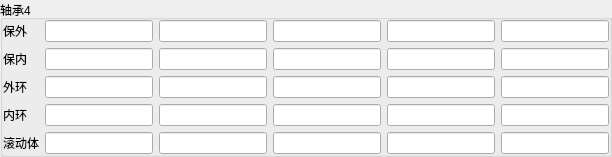
    <widget class="QGroupBox" name="group_bearing4">
     <property name="font">
      <font>
       <weight>50</weight>
       <bold>false</bold>
      </font>
     </property>
     <property name="toolTipDuration">
      <number>-1</number>
     </property>
     <property name="title">
      <string>轴承4</string>
     </property>
     <property name="flat">
      <bool>false</bool>
     </property>
     <layout class="QGridLayout" name="gridLayout_3">
      <property name="leftMargin">
       <number>0</number>
      </property>
      <property name="topMargin">
       <number>0</number>
      </property>
      <property name="rightMargin">
       <number>0</number>
      </property>
      <property name="bottomMargin">
       <number>0</number>
      </property>
      <item row="0" column="0">
       <widget class="QLabel" name="lab_baowai_4">
        <property name="sizePolicy">
         <sizepolicy hsizetype="Fixed" vsizetype="Fixed">
          <horstretch>0</horstretch>
          <verstretch>0</verstretch>
         </sizepolicy>
        </property>
        <property name="text">
         <string>保外</string>
        </property>
       </widget>
      </item>
      <item row="0" column="1">
       <widget class="QLineEdit" name="txt_baowai1jie_4">
        <property name="sizePolicy">
         <sizepolicy hsizetype="Preferred" vsizetype="Fixed">
          <horstretch>0</horstretch>
          <verstretch>0</verstretch>
         </sizepolicy>
        </property>
       </widget>
      </item>
      <item row="0" column="2">
       <widget class="QLineEdit" name="txt_baowai2jie_4">
        <property name="sizePolicy">
         <sizepolicy hsizetype="Preferred" vsizetype="Fixed">
          <horstretch>0</horstretch>
          <verstretch>0</verstretch>
         </sizepolicy>
        </property>
       </widget>
      </item>
      <item row="0" column="3">
       <widget class="QLineEdit" name="txt_baowai3jie_4">
        <property name="sizePolicy">
         <sizepolicy hsizetype="Preferred" vsizetype="Fixed">
          <horstretch>0</horstretch>
          <verstretch>0</verstretch>
         </sizepolicy>
        </property>
       </widget>
      </item>
      <item row="0" column="4">
       <widget class="QLineEdit" name="txt_baowai4jie_4">
        <property name="sizePolicy">
         <sizepolicy hsizetype="Preferred" vsizetype="Fixed">
          <horstretch>0</horstretch>
          <verstretch>0</verstretch>
         </sizepolicy>
        </property>
       </widget>
      </item>
      <item row="0" column="5">
       <widget class="QLineEdit" name="txt_baowai5jie_4">
        <property name="sizePolicy">
         <sizepolicy hsizetype="Preferred" vsizetype="Fixed">
          <horstretch>0</horstretch>
          <verstretch>0</verstretch>
         </sizepolicy>
        </property>
       </widget>
      </item>
      <item row="1" column="0">
       <widget class="QLabel" name="lab_baonei_4">
        <property name="sizePolicy">
         <sizepolicy hsizetype="Preferred" vsizetype="Fixed">
          <horstretch>0</horstretch>
          <verstretch>0</verstretch>
         </sizepolicy>
        </property>
        <property name="text">
         <string>保内</string>
        </property>
       </widget>
      </item>
      <item row="1" column="1">
       <widget class="QLineEdit" name="txt_baonei1jie_4">
        <property name="sizePolicy">
         <sizepolicy hsizetype="Preferred" vsizetype="Fixed">
          <horstretch>0</horstretch>
          <verstretch>0</verstretch>
         </sizepolicy>
        </property>
       </widget>
      </item>
      <item row="1" column="2">
       <widget class="QLineEdit" name="txt_baonei2jie_4">
        <property name="sizePolicy">
         <sizepolicy hsizetype="Preferred" vsizetype="Fixed">
          <horstretch>0</horstretch>
          <verstretch>0</verstretch>
         </sizepolicy>
        </property>
       </widget>
      </item>
      <item row="1" column="3">
       <widget class="QLineEdit" name="txt_baonei3jie_4">
        <property name="sizePolicy">
         <sizepolicy hsizetype="Preferred" vsizetype="Fixed">
          <horstretch>0</horstretch>
          <verstretch>0</verstretch>
         </sizepolicy>
        </property>
       </widget>
      </item>
      <item row="1" column="4">
       <widget class="QLineEdit" name="txt_baonei4jie_4">
        <property name="sizePolicy">
         <sizepolicy hsizetype="Preferred" vsizetype="Fixed">
          <horstretch>0</horstretch>
          <verstretch>0</verstretch>
         </sizepolicy>
        </property>
       </widget>
      </item>
      <item row="1" column="5">
       <widget class="QLineEdit" name="txt_baonei5jie_4">
        <property name="sizePolicy">
         <sizepolicy hsizetype="Preferred" vsizetype="Fixed">
          <horstretch>0</horstretch>
          <verstretch>0</verstretch>
         </sizepolicy>
        </property>
       </widget>
      </item>
      <item row="2" column="0">
       <widget class="QLabel" name="lab_waihuan_4">
        <property name="sizePolicy">
         <sizepolicy hsizetype="Preferred" vsizetype="Fixed">
          <horstretch>0</horstretch>
          <verstretch>0</verstretch>
         </sizepolicy>
        </property>
        <property name="text">
         <string>外环</string>
        </property>
       </widget>
      </item>
      <item row="2" column="1">
       <widget class="QLineEdit" name="txt_waihuan1jie_4">
        <property name="sizePolicy">
         <sizepolicy hsizetype="Preferred" vsizetype="Fixed">
          <horstretch>0</horstretch>
          <verstretch>0</verstretch>
         </sizepolicy>
        </property>
       </widget>
      </item>
      <item row="2" column="2">
       <widget class="QLineEdit" name="txt_waihuan2jie_4">
        <property name="sizePolicy">
         <sizepolicy hsizetype="Preferred" vsizetype="Fixed">
          <horstretch>0</horstretch>
          <verstretch>0</verstretch>
         </sizepolicy>
        </property>
       </widget>
      </item>
      <item row="2" column="3">
       <widget class="QLineEdit" name="txt_waihuan3jie_4">
        <property name="sizePolicy">
         <sizepolicy hsizetype="Preferred" vsizetype="Fixed">
          <horstretch>0</horstretch>
          <verstretch>0</verstretch>
         </sizepolicy>
        </property>
       </widget>
      </item>
      <item row="2" column="4">
       <widget class="QLineEdit" name="txt_waihuan4jie_4">
        <property name="sizePolicy">
         <sizepolicy hsizetype="Preferred" vsizetype="Fixed">
          <horstretch>0</horstretch>
          <verstretch>0</verstretch>
         </sizepolicy>
        </property>
       </widget>
      </item>
      <item row="2" column="5">
       <widget class="QLineEdit" name="txt_waihuan5jie_4">
        <property name="sizePolicy">
         <sizepolicy hsizetype="Preferred" vsizetype="Fixed">
          <horstretch>0</horstretch>
          <verstretch>0</verstretch>
         </sizepolicy>
        </property>
       </widget>
      </item>
      <item row="3" column="0">
       <widget class="QLabel" name="lab_neihuan_4">
        <property name="sizePolicy">
         <sizepolicy hsizetype="Preferred" vsizetype="Fixed">
          <horstretch>0</horstretch>
          <verstretch>0</verstretch>
         </sizepolicy>
        </property>
        <property name="text">
         <string>内环</string>
        </property>
       </widget>
      </item>
      <item row="3" column="1">
       <widget class="QLineEdit" name="txt_neihuan1jie_4">
        <property name="sizePolicy">
         <sizepolicy hsizetype="Preferred" vsizetype="Fixed">
          <horstretch>0</horstretch>
          <verstretch>0</verstretch>
         </sizepolicy>
        </property>
       </widget>
      </item>
      <item row="3" column="2">
       <widget class="QLineEdit" name="txt_neihuan2jie_4">
        <property name="sizePolicy">
         <sizepolicy hsizetype="Preferred" vsizetype="Fixed">
          <horstretch>0</horstretch>
          <verstretch>0</verstretch>
         </sizepolicy>
        </property>
       </widget>
      </item>
      <item row="3" column="3">
       <widget class="QLineEdit" name="txt_neihuan3jie_4">
        <property name="sizePolicy">
         <sizepolicy hsizetype="Preferred" vsizetype="Fixed">
          <horstretch>0</horstretch>
          <verstretch>0</verstretch>
         </sizepolicy>
        </property>
       </widget>
      </item>
      <item row="3" column="4">
       <widget class="QLineEdit" name="txt_neihuan4jie_4">
        <property name="sizePolicy">
         <sizepolicy hsizetype="Preferred" vsizetype="Fixed">
          <horstretch>0</horstretch>
          <verstretch>0</verstretch>
         </sizepolicy>
        </property>
       </widget>
      </item>
      <item row="3" column="5">
       <widget class="QLineEdit" name="txt_neihuan5jie_4">
        <property name="sizePolicy">
         <sizepolicy hsizetype="Preferred" vsizetype="Fixed">
          <horstretch>0</horstretch>
          <verstretch>0</verstretch>
         </sizepolicy>
        </property>
       </widget>
      </item>
      <item row="4" column="0">
       <widget class="QLabel" name="lab_gunzi_4">
        <property name="sizePolicy">
         <sizepolicy hsizetype="Preferred" vsizetype="Fixed">
          <horstretch>0</horstretch>
          <verstretch>0</verstretch>
         </sizepolicy>
        </property>
        <property name="text">
         <string>滚动体</string>
        </property>
       </widget>
      </item>
      <item row="4" column="1">
       <widget class="QLineEdit" name="txt_gundan1jie_4">
        <property name="sizePolicy">
         <sizepolicy hsizetype="Preferred" vsizetype="Fixed">
          <horstretch>0</horstretch>
          <verstretch>0</verstretch>
         </sizepolicy>
        </property>
       </widget>
      </item>
      <item row="4" column="2">
       <widget class="QLineEdit" name="txt_gundan2jie_4">
        <property name="sizePolicy">
         <sizepolicy hsizetype="Preferred" vsizetype="Fixed">
          <horstretch>0</horstretch>
          <verstretch>0</verstretch>
         </sizepolicy>
        </property>
       </widget>
      </item>
      <item row="4" column="3">
       <widget class="QLineEdit" name="txt_gundan3jie_4">
        <property name="sizePolicy">
         <sizepolicy hsizetype="Preferred" vsizetype="Fixed">
          <horstretch>0</horstretch>
          <verstretch>0</verstretch>
         </sizepolicy>
        </property>
       </widget>
      </item>
      <item row="4" column="4">
       <widget class="QLineEdit" name="txt_gundan4jie_4">
        <property name="sizePolicy">
         <sizepolicy hsizetype="Preferred" vsizetype="Fixed">
          <horstretch>0</horstretch>
          <verstretch>0</verstretch>
         </sizepolicy>
        </property>
       </widget>
      </item>
      <item row="4" column="5">
       <widget class="QLineEdit" name="txt_gundan5jie_4">
        <property name="sizePolicy">
         <sizepolicy hsizetype="Preferred" vsizetype="Fixed">
          <horstretch>0</horstretch>
          <verstretch>0</verstretch>
         </sizepolicy>
        </property>
       </widget>
      </item>
     </layout>
    </widget>
